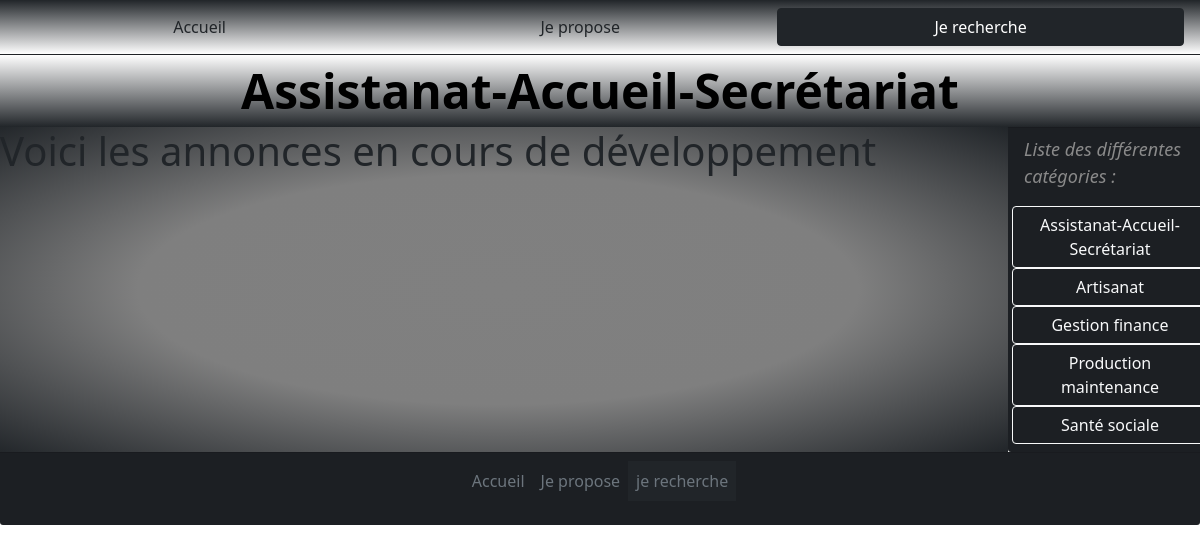
/Pages/annoncesCateg.php?id=1, run on the app's committed database.
### tables this page shows
CREATE TABLE `categorie` (
  `NomCat` varchar(100) NOT NULL,
  `ImageCat` varchar(100) NOT NULL,
  `IdCat` int(11) UNSIGNED NOT NULL
);

### Pages/annoncesCateg.php (the view, shortened to what this page needs)
<!DOCTYPE html>
<?php
include "bdd/connexion.php";
$idChoixCateg = $_GET['id'];
$req = $bdd->prepare("SELECT * FROM categorie where IdCat = $idChoixCateg");
$req->execute();
$categorie= $req->fetch();
$nomCateg= $categorie["NomCat"];
?>
<html lang="en">
<head>
</head>
<body>
<link rel="stylesheet" href="../Style/bootstrap.css">
<link rel="stylesheet" href="../Style/Style.css">
<?php
include "../Parts/Header.php";
?>
<div class="row banner">
    <titre id="banner"><?php echo $nomCateg; ?></titre>
</div>
<div class="row">
    <div class="col-10 dégradé2">
        <h1>Voici les annonces en cours de développement</h1>
    </div>
    <?php
    include "../Parts/Sidebar.php";
    ?>
</div>
<?php
include "../Parts/Footer.php";
?>
</body>
</html>

### Parts/Sidebar.php
<div class="col-2 card-footer">
<?php
                $reqSB = $bdd->prepare('SELECT * FROM categorie');
                $reqSB->execute();
                $categsSB = $reqSB->fetchAll();
          ?>
    <nav class='row'>
        <p class='desci'>Liste des  différentes catégories :</p>
        <?php
            foreach ($categsSB as $categSB){
                $idCategSB = $categSB["IdCat"];
                echo "<a type='button' class='col-12 btn btn-outline-light' href='../Pages/annoncesCateg.php?id=$idCategSB'>"; echo $categSB["NomCat"]; echo "</a>";
            }
       ?>
    </nav>
</div>

### Style/Style.css (style rules this page uses)
.banner { background: linear-gradient(white,#212529); }
#banner { text-align:center; margin:auto; width: 100%; color: black; font-weight: bolder; font-size: xxx-large; }
.desci { font-size: large; text-align: left; font-style: italic; color: #8a8a8a; }
.dégradé2 { position: relative; background: radial-gradient(gray, #7F7F7F , #212529); }

### data on the page
categorie: NomCat "Assistanat-Accueil-Secrétariat"
categorie: NomCat "Artisanat"
categorie: NomCat "Gestion finance"
categorie: NomCat "Production maintenance"
categorie: NomCat "Santé sociale"
